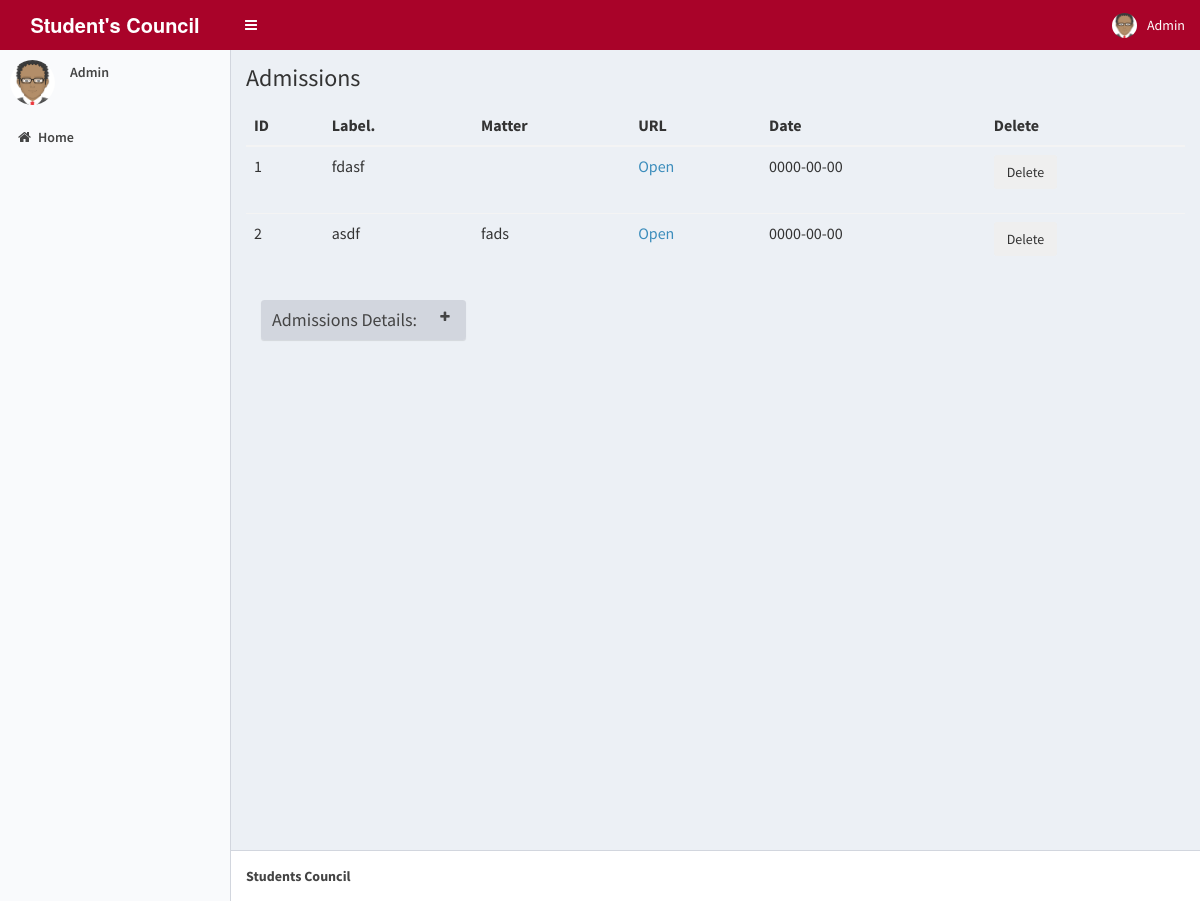
The page /backend/Admin/admissions.php (signed in) on the database its author committed.
### tables this page shows
CREATE TABLE `admission` (
  `Id` int(10) NOT NULL,
  `Label` varchar(100) NOT NULL,
  `Matter` varchar(100) NOT NULL,
  `URL` varchar(100) NOT NULL,
  `Date` date NOT NULL
);

### backend/Admin/admissions.php (the view, shortened to what this page needs)
<html>
  <head>
    <link rel="stylesheet" href="AdminLTE/bootstrap/css/bootstrap.min.css">
    <link rel="stylesheet" href="AdminLTE/dist/font-awesome/css/font-awesome.min.css">
    <link rel="stylesheet" href="AdminLTE/dist/css/ionicons.min.css">
    <link rel="stylesheet" href="AdminLTE/dist/css/AdminLTE.min.css">
    <link rel="stylesheet" href="AdminLTE/dist/css/skins/skin-yellow-light.min.css">
  </head>
  <body class="hold-transition skin-yellow-light sidebar-mini">
    <div class="wrapper">
      <header class="main-header">
        <a href="#" class="logo">
          <span class="logo-lg"><b>Student's Council</b></span>
        </a>
        <nav class="navbar navbar-static-top" role="navigation">
          <a href="#" class="sidebar-toggle" data-toggle="offcanvas" role="button">
          </a>
          <div class="navbar-custom-menu">
            <ul class="nav navbar-nav">
              <li class="dropdown user user-menu">
                <a href="#" class="dropdown-toggle" data-toggle="dropdown">
                  <img src="D_Logo/avatar.png" class="user-image" alt="User Image">
                  <span class="hidden-xs">Admin</span>
                </a>
              </li>
            </ul>
          </div>
        </nav>
      </header>
      <aside class="main-sidebar">
        <section class="sidebar">
          <div class="user-panel">
            <div class="pull-left image">
              <img src="D_Logo/avatar.png" class="img-circle" alt="User Image">
            </div>
            <div class="pull-left info">
              <p>Admin</p>
            </div>
          </div>
          <ul class="sidebar-menu">
            <li><a href="AdminDashboard.php"><i class="fa fa-home"></i><span>Home</span></a></li>
          </ul>
        </section>
              </aside>
      <div class="content-wrapper">
        <section class="content-header">
          <h1>
            Admissions
          </h1>
        </section>
        <section class="content">
          <?php
          include("dbcon.php");
          $check=mysqli_query($con,"SELECT COUNT(ID) FROM `admission`");
          while($c_row=mysqli_fetch_array($check))
          {
            $count=$c_row['COUNT(ID)'];
          }
          if($count==0)
          {
            echo "<h3><strong>No Notifications Added Yet!</strong><br><br></h3>";
          }
          else
          {
          ?>
          <div class=table-responsive>
<table class=table table-striped>
<thead>
<tr>
<th>ID</th>
<th>Label.</th>
<th>Matter</th>
<th>URL</th>
<th>Date</th>
<th>Delete</th>
</tr>
</thead>
<tbody>
<?php
$i=0;
$result = mysqli_query($con,"SELECT * FROM admission ORDER BY(`ID`) ASC");
while($row = mysqli_fetch_array($result))
{
$id=$row['Id'];
$label=$row['Label'];
$matter=$row['Matter'];
$url=$row['URL'];
$date=$row['Date'];
$i++;
echo "<tr>";
echo "<td>";
echo $i;
echo "</td>";
echo "<td>";
echo $label;
echo "</td>";
echo "<td>";
echo $matter;
echo "</td>";
echo "<td>";
echo "<a href=$url>Open</a>";
echo "</td>";
echo "<td>";
echo $date;
echo "</td>";
echo "<td>";
echo "<form action=del_admission.php method=post><button type=submit class=btn btn-default name=del value=$id onclick=del_confirm()>Delete</button></form>";
echo "</td>";
echo "</tr>";
}
?>
</tbody>
</table>
</div>
<?php
}
?>
         <div class="col-md-3">
              <div class="box box-default collapsed-box box-solid">
                <div class="box-header with-border">
                  <h3 class="box-title">Admissions Details:</h3>
                  <div class="box-tools pull-right">
                    <button class="btn btn-box-tool" data-widget="collapse"><i class="fa fa-plus"></i></button>
                  </div>
                </div>
              </div>
            </div><br><br><br>
        </section>
      </div>
        <footer class="main-footer">
        <strong>Students Council</strong>
      </footer>
  </body>
</html>

### rows shown on the page
admission: Label "fdasf", Date "0000-00-00", $id 3 (drawn)
admission: Label "asdf", Matter "fads", Date "0000-00-00", $id 4 (drawn)
